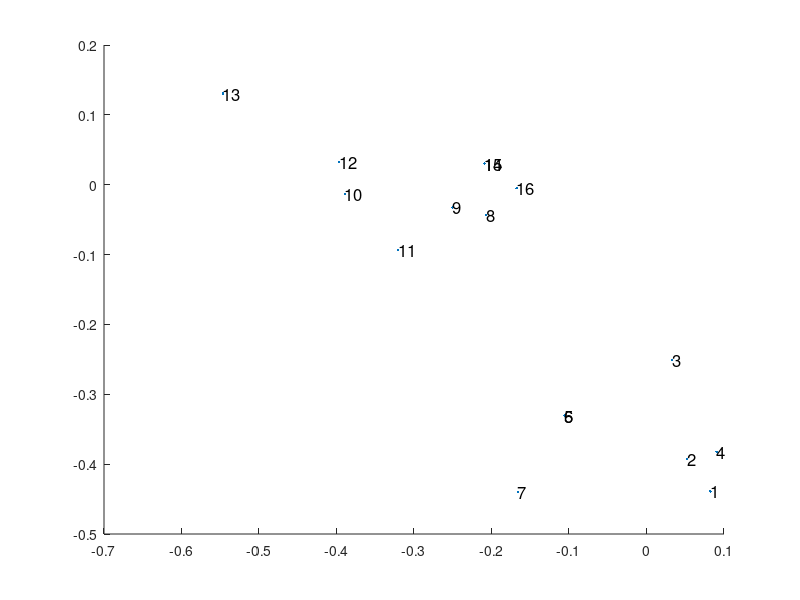

MATLAB code to generate this figure:
%description of the data: M(i,j) = attribute i, animal j   
%i=1:13

%j=1:16
%Dove 	 
%Hen 	 
%Duck 	 
%Goose 	 
%Owl 	 
%Hawk 	 
%Eagle 	 
%Fox 	 
%Dog 	 
%Wolf 	 
%Cat 	 
%Tiger 	 
%Lion 	 
%Horse 	 
%Zebra 	 
%Cow

%rows: 
%small size
%medium size
%large size
%2 legs
%4 legs
%hair
%hooves
%mane
%feathers
%hunts
%runs
%flys
%swims

%the number one indicates that animal j possesses attribute i and zero indicates it does not.

X = [1 	1 	1 	1 	1 	1 	0 	0 	0 	0 	1 	0 	0 	0 	0 	0;
0 	0 	0 	0 	0 	0 	1 	1 	1 	1 	0 	0 	0 	0 	0 	0;
0 	0 	0 	0 	0 	0 	0 	0 	0 	0 	0 	1 	1 	1 	1 	1;
1 	1 	1 	1 	1 	1 	1 	0 	0 	0 	0 	0 	0 	0 	0 	0;
0 	0 	0 	0 	0 	0 	0 	1 	1 	1 	1 	1 	1 	1 	1 	1;
0 	0 	0 	0 	0 	0 	0 	1 	1 	1 	1 	1 	1 	1 	1 	1;
0 	0 	0 	0 	0 	0 	0 	0 	0 	0 	0 	0 	0 	1 	1 	1;
0 	0 	0 	0 	0 	0 	0 	0 	0 	1 	0 	0 	1 	1 	1 	0;
1 	1 	1 	1 	1 	1 	1 	0 	0 	0 	0 	0 	0 	0 	0 	0;
0 	0 	0 	0 	1 	1 	1 	1 	0 	1 	1 	1 	1 	0 	0 	0;
0 	0 	0 	0 	0 	0 	0 	0 	1 	1 	0 	1 	1 	1 	1 	0;
1 	0 	0 	1 	1 	1 	1 	0 	0 	0 	0 	0 	0 	0 	0 	0;
0 	0 	1 	1 	0 	0 	0 	0 	0 	0 	0 	0 	0 	0 	0 	0];

p = length(X);


%create c and ci (the inverses of the elements of c)
for i=1:p
    for j=1:p
        for k=1:p
            c(j,k,i) = ((X(:,i) - X(:,j))'*(X(:,i) - X(:,k)));
        end
    end
end

for i=1:p
    WhtT(:,i) = pinv(c(:,:,i))*ones(p,1);
end
Wht = WhtT';

for i=1:p
    for j=1:p
        W(i,j) = Wht(i,j)/norm(Wht(i,:));
    end
end



M = (eye(p)-W)'*(eye(p)-W);

[Yt,Lambda] = eig(M);

%%%%%%%%%%%%%%%%%%%
%FIX! deal with evals
%%%%%%%%%%%%%%%%

Y = Yt';

hold
scatter(Y(1,:),Y(2,:),'.');
for i=1:p
%     if i ==14
%         text(Y(1,i)+.01,Y(2,i)+.02,num2str(i),'FontSize', 12)
%     elseif i ==11
%         text(Y(1,i)+.01,Y(2,i)+.02,num2str(i),'FontSize', 12)
%     elseif i ==16
%         text(Y(1,i)+.006,Y(2,i)+.02,num2str(i),'FontSize', 12)
%     elseif i ==9
%         text(Y(1,i)+.02,Y(2,i)+.04,num2str(i),'FontSize', 12)
%     else
        text(Y(1,i),Y(2,i),num2str(i),'FontSize', 12);
%     end
end


